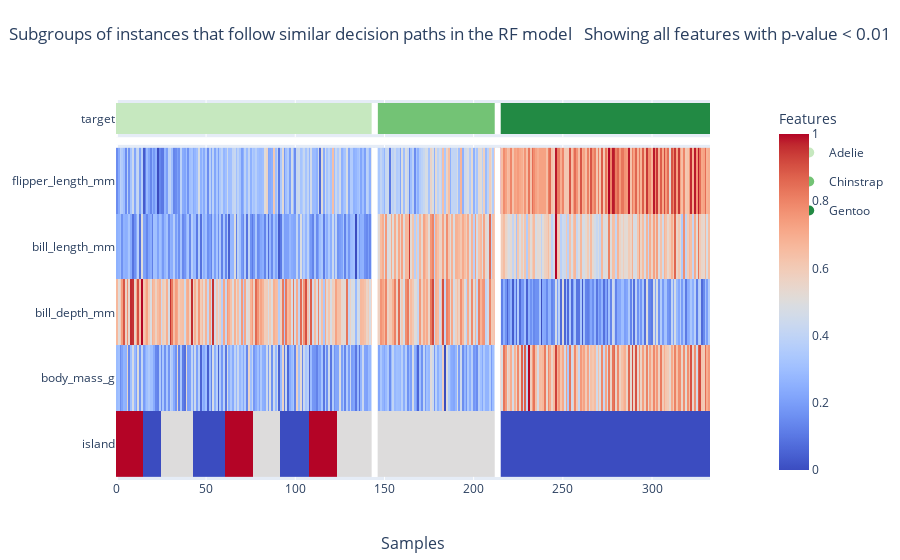

The notebook cell saved with this chart:
### Code cell
fgc.plot_feature_importance(thr_pvalue=0.01, num_cols=4)
fgc.plot_decision_paths(thr_pvalue=0.01, num_cols=4, heatmap_type="interactive")

### Figure 1 — Plotly figure (JSON) as saved in the notebook; plotly's stock layout.template omitted (floating-point values rounded to 4 significant figures; data arrays with more than 128 entries replaced by an {"elided": "..."} marker saying what was removed)
{"data": [{"colorscale": [[0, "rgb(198,232,191)"], [0.5, "rgb(115,195,117)"], [1, "rgb(34,138,68)"]], "showscale": false, "type": "heatmap", "xaxis": "x", "y": ["target"], "yaxis": "y", "z": {"elided": "1x333 int values"}}, {"colorbar": {"title": {"text": "Features"}, "x": 1.1}, "colorscale": {"elided": "255x2 mixed values"}, "showscale": true, "type": "heatmap", "xaxis": "x2", "y": ["island", "body_mass_g", "bill_depth_mm", "bill_length_mm", "flipper_length_mm"], "yaxis": "y2", "z": {"elided": "5x333 float values"}}, {"legendgroup": "Adelie", "marker": {"color": "rgb(198,232,191)", "size": 10}, "mode": "markers", "name": "Adelie", "showlegend": true, "type": "scatter", "x": [null], "y": [null]}, {"legendgroup": "Chinstrap", "marker": {"color": "rgb(115,195,117)", "size": 10}, "mode": "markers", "name": "Chinstrap", "showlegend": true, "type": "scatter", "x": [null], "y": [null]}, {"legendgroup": "Gentoo", "marker": {"color": "rgb(34,138,68)", "size": 10}, "mode": "markers", "name": "Gentoo", "showlegend": true, "type": "scatter", "x": [null], "y": [null]}], "layout": {"annotations": [{"font": {"size": 16}, "showarrow": false, "text": "Samples", "x": 0.5, "xref": "paper", "y": -0.2, "yref": "paper"}], "legend": {"x": 1.3, "xanchor": "right", "y": 0.9, "yanchor": "top"}, "shapes": [{"line": {"color": "white", "width": 6}, "type": "line", "x0": 144.5, "x1": 144.5, "xref": "x", "y0": -0.5, "y1": 0.5, "yref": "y"}, {"line": {"color": "white", "width": 6}, "type": "line", "x0": 213.5, "x1": 213.5, "xref": "x", "y0": -0.5, "y1": 0.5, "yref": "y"}, {"line": {"color": "white", "width": 6}, "type": "line", "x0": 144.5, "x1": 144.5, "xref": "x2", "y0": -0.5, "y1": 4.5, "yref": "y2"}, {"line": {"color": "white", "width": 6}, "type": "line", "x0": 213.5, "x1": 213.5, "xref": "x2", "y0": -0.5, "y1": 4.5, "yref": "y2"}], "title": {"text": "Subgroups of instances that follow similar decision paths in the RF model \n Showing all features with p-value < 0.01", "x": 0.5, "xanchor": "center", "y": 0.95, "yanchor": "top"}, "xaxis": {"anchor": "y", "domain": [0, 1], "matches": "x2", "showticklabels": false}, "xaxis2": {"anchor": "y2", "domain": [0, 1]}, "yaxis": {"anchor": "x", "domain": [0.902, 1]}, "yaxis2": {"anchor": "x2", "domain": [0, 0.882]}}}
